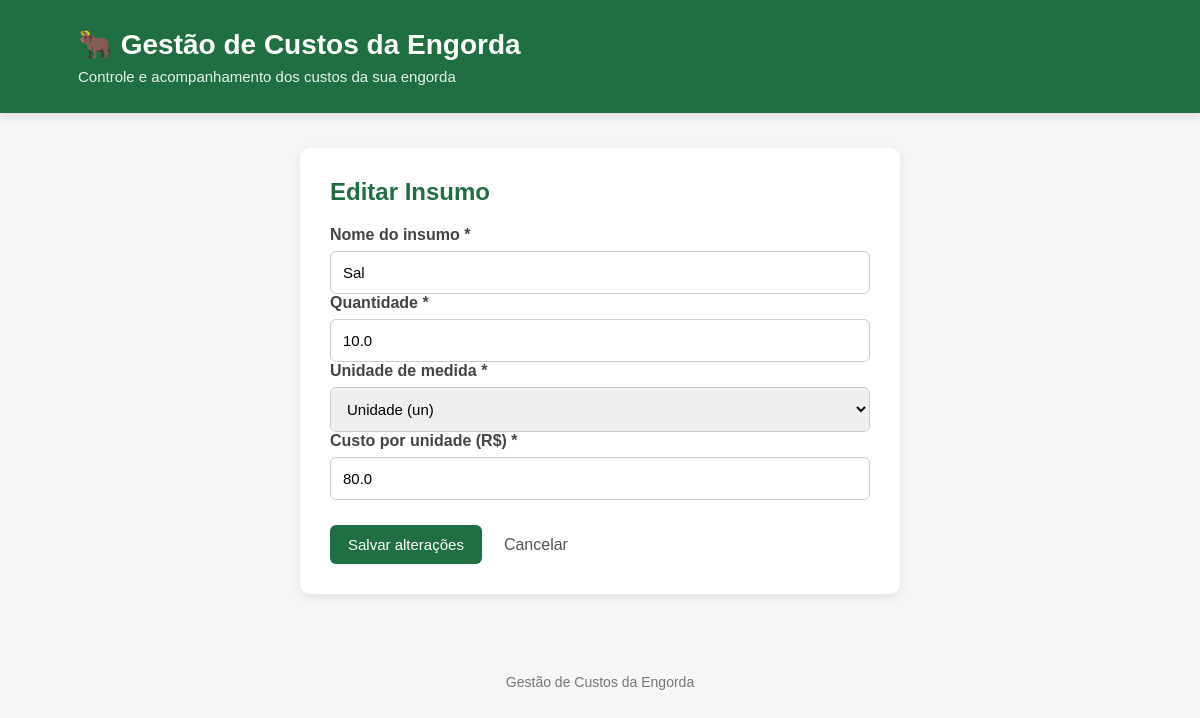
/editar/5, run on the app's committed database.
### tables this page shows
CREATE TABLE insumos (
            id INTEGER PRIMARY KEY AUTOINCREMENT,
            nome TEXT NOT NULL,
            quantidade REAL NOT NULL,
            unidade TEXT NOT NULL
        , custo_unitario REAL NOT NULL DEFAULT 0);

### app.py (the view, shortened to what this page needs)
@app.route("/editar/<int:id>", methods=["GET", "POST"])
def editar(id):
    conexao = conectar_banco()
    insumo = conexao.execute(
        "SELECT * FROM insumos WHERE id = ?",
        (id,)
    ).fetchone()
    if insumo is None:
        conexao.close()
        flash("Insumo não encontrado.", "erro")
        return redirect(url_for("index"))
    conexao.close()
    return render_template(
        "editar.html",
        insumo=insumo
    )

### app.py (called while the page is built)
def conectar_banco():
    conexao = sqlite3.connect(DATABASE)
    conexao.row_factory = sqlite3.Row
    return conexao

### templates/editar.html (shortened to what this page needs)
{% extends "base.html" %}
{% block content %}
<div class="formulario">
<h2>Editar Insumo</h2>
<form method="POST">
    <label for="nome">
        Nome do insumo *
    </label>
    <input
        type="text"
        id="nome"
        name="nome"
        value="{{ insumo.nome }}"
        required
    >
    <label for="quantidade">
        Quantidade *
    </label>
    <input
        type="number"
        id="quantidade"
        name="quantidade"
        step="0.01"
        min="0.01"
        value="{{ insumo.quantidade }}"
        required
    >
    <label for="unidade">
        Unidade de medida *
    </label>
    <select
        id="unidade"
        name="unidade"
        required>
        <option
            value="un"
            {% if insumo.unidade == "un" %}selected{% endif %}>
            Unidade (un)
        </option>
    </select>
    <label for="custo_unitario">
        Custo por unidade (R$) *
    </label>
    <input
        type="number"
        id="custo_unitario"
        name="custo_unitario"
        step="0.01"
        min="0"
        value="{{ insumo.custo_unitario }}"
        required
    >
    <div class="botoes">
        <button type="submit" class="botao">
            Salvar alterações
        </button>
        <a
            href="{{ url_for('index') }}"
            class="cancelar">
            Cancelar
        </a>
    </div>
</form>
</div>
{% endblock %}

### static/style.css (style rules this page uses)
* { margin: 0; padding: 0; box-sizing: border-box; }
body { font-family: Arial, sans-serif; background: #f4f6f8; color: #333; }
.botao { display: inline-block; background: #1f6f43; color: white; padding: 11px 18px; border: none; border-radius: 6px; text-decoration: none; cursor: pointer; font-size: 15px; transition: 0.2s; }
.calculo, .formulario { background: white; padding: 30px; border-radius: 10px; box-shadow: 0 3px 12px rgba(0, 0, 0, 0.08); }
label { margin-bottom: 7px; font-weight: bold; color: #444; }
input, select { width: 100%; padding: 12px; border: 1px solid #ccc; border-radius: 6px; font-size: 15px; outline: none; }
.formulario { max-width: 600px; margin: auto; }
.formulario h2 { color: #1f6f43; margin-bottom: 20px; }
.formulario form { display: flex; flex-direction: column; }
.formulario .botoes { margin-top: 25px; }
.botoes { display: flex; gap: 12px; align-items: center; }
.cancelar { color: #555; text-decoration: none; padding: 10px; }

### data on the page
insumos: nome "Sal", quantidade "10.0", unidade "Unidade (un)", custo_unitario "80.0"
